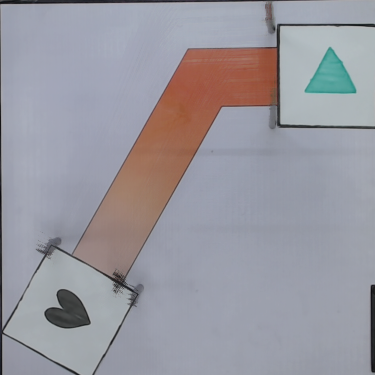
#> input picture FlushOS/Flush_main/Flush_Image/Capture_image/Image/Image_Anti_Obstacle2020_12_06_02_44_54_892045.png, 375 x 375 px, found by its file name
$ python taskbar.py
#> lines starting #> are read from the running program, lines starting #| are printed output that depends on the picture; after the words box and inside, x2 and y2 are one past the last pixel; in counts of white or black regions, pixels touching at a corner belong together
import cv2
import numpy as np
import json

with open(r'C:\Users\aminb\Documents\GitHub\flush_bot\FlushOS\Flush_main\Flush_Image\Capture_image\Image\parameter.json') as json_file:
#> (reads FlushOS/Flush_main/Flush_Image/Capture_image/Image/parameter.json from the repository)
    data = json.load(json_file)
    Parametersy = (data['Parameter'][0])

image = cv2.imread(r'C:\Users\aminb\Documents\GitHub\flush_bot\FlushOS\Flush_main\Flush_Image\Capture_image\Image\Image_Anti_Obstacle2020_12_06_02_44_54_892045.png')
#> image is the input picture: shape (375, 375, 3); mean B, G, R 159.4, 151.5, 152.9
# [7 lines of commented-out code are left out]

image_gray = cv2.cvtColor(image, cv2.COLOR_BGR2GRAY)

resolution_X = image.shape[0]
#> resolution_X = 375
resolution_Y = image.shape[1]
#> resolution_Y = 375

def update(x):
    pass

def add_point_to_list(hie):
    global list_contours_symbol, list_contours_box_symbol, list_contours_path
    for i in hie:  #ADD list_contours
        Parent_check = (i[3] == 0) # check in case
        Child_check_symbol = (i[2] != -1) # Symbol
        Child_check_path = (i[2] == -1) # PATH
        if Parent_check:
            if Child_check_symbol:
                list_contours_box_symbol.append(hie.index(i))
            if Child_check_path:
                list_contours_path.append(hie.index(i))


cv2.namedWindow("image_blur")
Kernel_blur = Parametersy['Kernel_blur']
cv2.createTrackbar("Kernel_blur","image_blur",3,7,update)

cv2.namedWindow("image_edge")
Canny_Thres_1 = Parametersy['Canny_Thres_1']
cv2.createTrackbar("Canny_Thres_1","image_edge",Canny_Thres_1,255,update)
Canny_Thres_2 = Parametersy['Canny_Thres_2']
cv2.createTrackbar("Canny_Thres_2","image_edge",Canny_Thres_2,255,update)

cv2.namedWindow("image_morp")
Kernel_morp = Parametersy['Kernel_morp']
cv2.createTrackbar("Kernel_morp","image_morp",Kernel_morp,7,update)
Mode_morp = Parametersy['Mode_morp']
cv2.createTrackbar("Mode_morp","image_morp",Mode_morp,3,update)
iterations = Parametersy['iterations']
cv2.createTrackbar("iterations","image_morp",iterations,4,update)

cv2.namedWindow("image_contour")
contour_use = []
# maxArea = int(resolution_X*resolution_Y/50)
maxArea = Parametersy['maxArea']
minArea = Parametersy['minArea']
# minArea = 0
cv2.createTrackbar("maxArea","image_contour",maxArea,20000,update)
cv2.createTrackbar("minArea","image_contour",minArea,25000,update)

cv2.namedWindow("image_save")
save = 0
cv2.createTrackbar("save","image_save",0,1,update)

list_all_point_path = []
list_contours_symbol = []
list_contours_box_symbol = []
list_contours_path = []
list_point_connected = []

while(1):
    image_blur = cv2.GaussianBlur(image_gray , (Kernel_blur,Kernel_blur), 0)
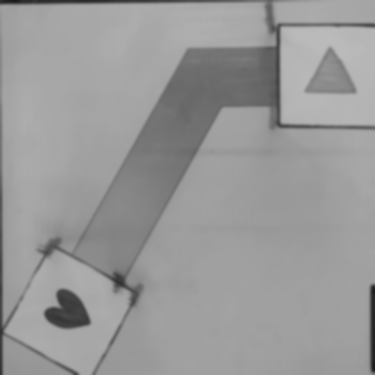
#> image_blur: shape (375, 375); min 26, max 187, mean 152.9
    cv2.imshow("image_blur",image_blur)

    image_edge = cv2.Canny(image_blur,Canny_Thres_1,Canny_Thres_2)
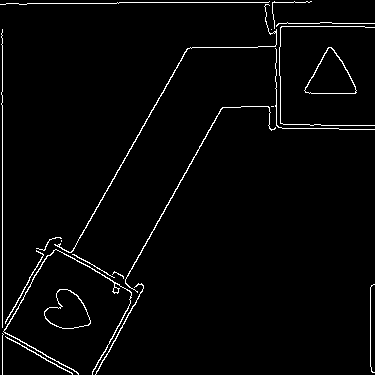
#> image_edge: shape (375, 375); 2.5% white in thin lines or dots
    cv2.imshow("image_edge",image_edge)
    Kernel_morp_use = cv2.getStructuringElement(cv2.MORPH_CROSS, (Kernel_morp,Kernel_morp))
    # Kernel_morp_use  = cv2.GaussianBlur(image_gray , (Kernel_morp,Kernel_morp), 0)
    image_morp = cv2.dilate(image_edge,Kernel_morp_use,iterations = iterations)
#> image_morp: shape (375, 375); 12.9% white; 4 white regions, box (x1, y1, x2, y2) and area: (0, 0, 375, 375) 15515, (301, 44, 360, 97) 1034, (41, 286, 94, 332) 940, (367, 281, 375, 375) 639
    if Mode_morp == 1:
        image_morp = cv2.morphologyEx(image_morp, cv2.MORPH_CLOSE, Kernel_morp_use)
    elif Mode_morp == 2:
        image_morp = cv2.morphologyEx(image_morp, cv2.MORPH_CROSS, Kernel_morp_use)
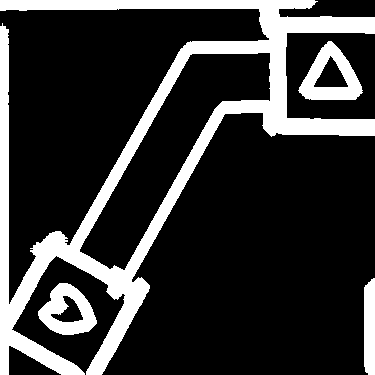
#> image_morp: shape (375, 375); 20.4% white; 4 white regions
    elif Mode_morp == 3:
        image_morp = cv2.morphologyEx(image_morp, cv2.MORPH_OPEN, Kernel_morp_use)
    cv2.imshow("image_morp",image_morp)

    contours, hierarchy = cv2.findContours(image_morp , cv2.RETR_TREE, cv2.CHAIN_APPROX_NONE)
#> contours = 7 contours; box (x1, y1, x2, y2) and area: (0, 0, 375, 375) 35802, (79, 52, 271, 271) 13476, (298, 41, 363, 100) 2327, (38, 283, 97, 335) 2018, (364, 278, 375, 375) 908, (313, 55, 349, 88) 612, (50, 295, 84, 323) 454
    # print("Number of Contours found = " + str(len(contours)))
    for i in range(0, len(contours)):
        area = int(cv2.contourArea(contours[i]))
        if area >= minArea:
            if area <= maxArea*100:
                contour_use.append(i)
#> this loop made 7 passes
#> area on passes 1 to 7: 2018, 454, 907, 2327, 612, 35802, 13476
#> after the loop, contour_use = [6]
    black_image = np.zeros((resolution_X, resolution_Y, 1), np.uint8)
    # print(Kernel_blur,Kernel_morp)
    for i in contour_use:
        cv2.drawContours(black_image,contours,i,(255,255,255))
#> this loop made 1 pass
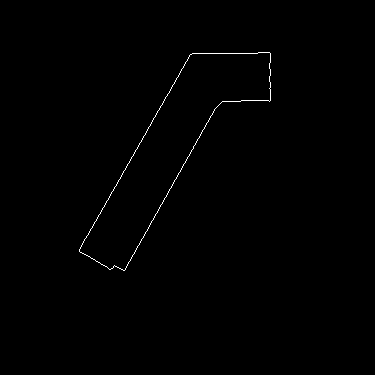
#> black_image: shape (375, 375, 1); 0.42% white in thin lines or dots, all inside (x1, y1, x2, y2) = (79, 52, 271, 271)
    black_image = cv2.dilate(black_image,Kernel_morp_use,iterations = iterations)
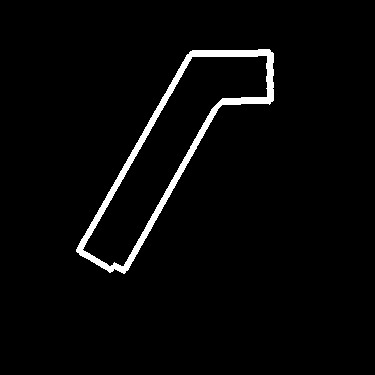
#> black_image: shape (375, 375); 2.9% white; 1 white region
    cv2.imshow("image_contour",black_image)

    contour1, hie = cv2.findContours(black_image , cv2.RETR_TREE, cv2.CHAIN_APPROX_NONE)
#> contour1 = 2 contours; box (x1, y1, x2, y2) and area: (76, 49, 274, 274) 15245, (82, 55, 268, 267) 11744; hie = [[-1, -1, 1, -1], [-1, -1, -1, 0]]
    if len(contour1) > 0 :
        black_image1 = np.zeros((resolution_X, resolution_Y, 1), np.uint8)
        cv2.drawContours(black_image1,contour1,-1,(255,255,255))
#> black_image1: shape (375, 375, 1); 0.83% white in thin lines or dots, all inside (x1, y1, x2, y2) = (76, 49, 274, 274)
        blacked = np.zeros((resolution_X, resolution_Y, 1), np.uint8)
        for i in range(len(contour1)):
            # print(i)
            filled_contour = cv2.fillPoly(blacked, [contour1[i]], color=(255,255,255))
            _,filled_path_binary = cv2.threshold(filled_contour,0,255,cv2.THRESH_BINARY+cv2.THRESH_OTSU)
            filled_path_binary = cv2.dilate(filled_path_binary,Kernel_morp_use,iterations = 5 )
#> this loop made 2 passes
#> pass 1, `filled_path_binary = cv2.dilate(filled_path_binary,Kernel_morp_use,ite..`:
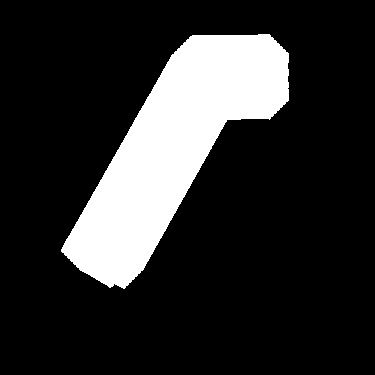
#> filled_path_binary: shape (375, 375); 17.7% white; 1 white region, box (x1, y1, x2, y2) and area: (61, 34, 289, 289) 24945
        cv2.imshow("image_asdasdasd",filled_path_binary)
        thin_image = cv2.ximgproc.thinning(filled_path_binary,thinningType=cv2.ximgproc.THINNING_ZHANGSUEN)
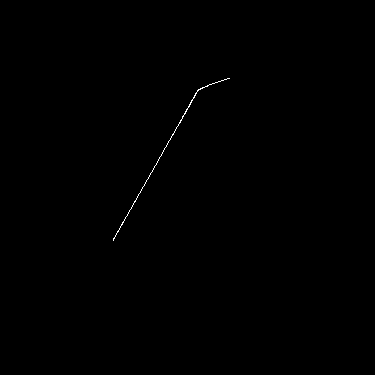
#> thin_image: shape (375, 375); 0.15% white in thin lines or dots, all inside (x1, y1, x2, y2) = (113, 78, 230, 241)
        cv2.imshow("image_save",thin_image)
    # black_image1 = cv2.dilate(black_image1,Kernel_morp_use,iterations = iterations)
    # cv2.imshow("image_save",black_image1)
    # print(hie)
        add_point_to_list(hie.tolist()[0])
    # print(list_contours_box_symbol)
    # print("Kuy")
    # print(len(contour1))

    contour_use = []
    list_contours_path = []
    list_contours_box_symbol = []
    k = cv2.waitKey(1) & 0xFF
#> (key Esc is pressed here)
    if k == 27:
        break
    Kernel_blur = ((cv2.getTrackbarPos("Kernel_blur","image_blur")+1)*2)-1
    Canny_Thres_1 = cv2.getTrackbarPos("Canny_Thres_1","image_edge")
    Canny_Thres_2 = cv2.getTrackbarPos("Canny_Thres_2","image_edge")

    Kernel_morp = ((cv2.getTrackbarPos("Kernel_morp","image_morp")+1)*2)-1

    Mode_morp = cv2.getTrackbarPos("Mode_morp","image_morp")
    iterations = cv2.getTrackbarPos("iterations","image_morp")

    minArea = cv2.getTrackbarPos("minArea","image_contour")
    maxArea = cv2.getTrackbarPos("maxArea","image_contour")

    save = cv2.getTrackbarPos("save","image_save")
    print(Kernel_blur,Kernel_morp)


if save == 1:
    data = {}
    data['Parameter'] = []
    data['Parameter'].append({
        # 'Kernel_blur': (int(((Kernel_blur+1)/2)-1)),
        'Kernel_blur': ((cv2.getTrackbarPos("Kernel_blur","image_blur")+1)*2)-1,
        'Canny_Thres_1': Canny_Thres_1,
        'Canny_Thres_2': Canny_Thres_2,
        # 'Kernel_morp': (int(((Kernel_morp)/2)-1)),
        'Kernel_morp': ((cv2.getTrackbarPos("Kernel_morp","image_morp")+1)*2)-1,
        'Mode_morp': Mode_morp,
        'iterations': iterations,
        'minArea' : minArea,
        # 'maxArea': int(maxArea/100)
        'maxArea': int(maxArea)
    })

    with open(r'C:\Users\aminb\Documents\GitHub\flush_bot\FlushOS\Flush_main\Flush_Image\Capture_image\Image\parameter.json', 'w') as outfile:
        json.dump(data, outfile)

    # data['blur'].append({
    #     'name': 'Larry',
    #     'website': 'google.com',
    #     'from': 'Michigan'
    # })
    # data['blur'].append({
    #     'name': 'Tim',
    #     'website': 'apple.com',
    #     'from': 'Alabama'
    # })
